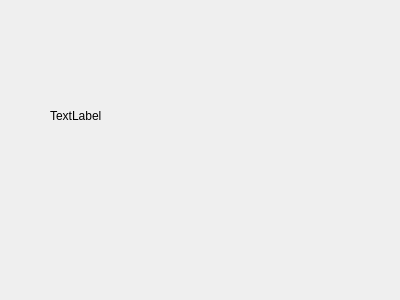
<?xml version="1.0" encoding="UTF-8"?>
<ui version="4.0">
 <class>Dialog</class>
 <widget class="QDialog" name="Dialog">
  <property name="geometry">
   <rect>
    <x>0</x>
    <y>0</y>
    <width>400</width>
    <height>300</height>
   </rect>
  </property>
  <property name="windowTitle">
   <string>Dialog</string>
  </property>
  <widget class="QLabel" name="label">
   <property name="geometry">
    <rect>
     <x>50</x>
     <y>40</y>
     <width>301</width>
     <height>151</height>
    </rect>
   </property>
   <property name="text">
    <string>TextLabel</string>
   </property>
  </widget>
 </widget>
 <resources/>
 <connections/>
</ui>
